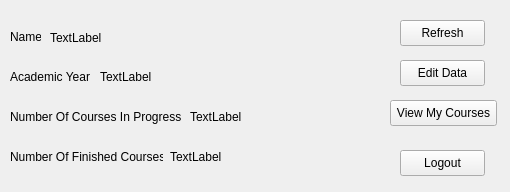
<?xml version="1.0" encoding="UTF-8"?>
<ui version="4.0">
 <class>Home</class>
 <widget class="QWidget" name="Home">
  <property name="geometry">
   <rect>
    <x>0</x>
    <y>0</y>
    <width>510</width>
    <height>192</height>
   </rect>
  </property>
  <property name="sizePolicy">
   <sizepolicy hsizetype="Fixed" vsizetype="Fixed">
    <horstretch>0</horstretch>
    <verstretch>0</verstretch>
   </sizepolicy>
  </property>
  <property name="minimumSize">
   <size>
    <width>510</width>
    <height>192</height>
   </size>
  </property>
  <property name="maximumSize">
   <size>
    <width>510</width>
    <height>192</height>
   </size>
  </property>
  <property name="windowTitle">
   <string>Home</string>
  </property>
  <widget class="QLabel" name="label">
   <property name="geometry">
    <rect>
     <x>10</x>
     <y>30</y>
     <width>31</width>
     <height>14</height>
    </rect>
   </property>
   <property name="text">
    <string>Name</string>
   </property>
  </widget>
  <widget class="QLabel" name="label_2">
   <property name="geometry">
    <rect>
     <x>10</x>
     <y>70</y>
     <width>81</width>
     <height>14</height>
    </rect>
   </property>
   <property name="text">
    <string>Academic Year</string>
   </property>
  </widget>
  <widget class="QLabel" name="label_3">
   <property name="geometry">
    <rect>
     <x>10</x>
     <y>110</y>
     <width>171</width>
     <height>14</height>
    </rect>
   </property>
   <property name="text">
    <string>Number Of Courses In Progress</string>
   </property>
  </widget>
  <widget class="QLabel" name="label_4">
   <property name="geometry">
    <rect>
     <x>10</x>
     <y>150</y>
     <width>153</width>
     <height>14</height>
    </rect>
   </property>
   <property name="text">
    <string>Number Of Finished Courses</string>
   </property>
  </widget>
  <widget class="QPushButton" name="editdata">
   <property name="geometry">
    <rect>
     <x>400</x>
     <y>60</y>
     <width>85</width>
     <height>26</height>
    </rect>
   </property>
   <property name="cursor">
    <cursorShape>PointingHandCursor</cursorShape>
   </property>
   <property name="text">
    <string>Edit Data</string>
   </property>
  </widget>
  <widget class="QPushButton" name="viewmine">
   <property name="geometry">
    <rect>
     <x>390</x>
     <y>100</y>
     <width>107</width>
     <height>26</height>
    </rect>
   </property>
   <property name="cursor">
    <cursorShape>PointingHandCursor</cursorShape>
   </property>
   <property name="text">
    <string>View My Courses</string>
   </property>
  </widget>
  <widget class="QLabel" name="label_5">
   <property name="geometry">
    <rect>
     <x>50</x>
     <y>30</y>
     <width>191</width>
     <height>16</height>
    </rect>
   </property>
   <property name="text">
    <string>TextLabel</string>
   </property>
  </widget>
  <widget class="QLabel" name="label_6">
   <property name="geometry">
    <rect>
     <x>100</x>
     <y>70</y>
     <width>54</width>
     <height>14</height>
    </rect>
   </property>
   <property name="text">
    <string>TextLabel</string>
   </property>
  </widget>
  <widget class="QLabel" name="label_7">
   <property name="geometry">
    <rect>
     <x>190</x>
     <y>110</y>
     <width>54</width>
     <height>14</height>
    </rect>
   </property>
   <property name="text">
    <string>TextLabel</string>
   </property>
  </widget>
  <widget class="QLabel" name="label_8">
   <property name="geometry">
    <rect>
     <x>170</x>
     <y>150</y>
     <width>54</width>
     <height>14</height>
    </rect>
   </property>
   <property name="text">
    <string>TextLabel</string>
   </property>
  </widget>
  <widget class="QPushButton" name="logout">
   <property name="geometry">
    <rect>
     <x>400</x>
     <y>150</y>
     <width>85</width>
     <height>26</height>
    </rect>
   </property>
   <property name="cursor">
    <cursorShape>PointingHandCursor</cursorShape>
   </property>
   <property name="text">
    <string>Logout</string>
   </property>
  </widget>
  <widget class="QPushButton" name="rfrsh">
   <property name="geometry">
    <rect>
     <x>400</x>
     <y>20</y>
     <width>85</width>
     <height>26</height>
    </rect>
   </property>
   <property name="cursor">
    <cursorShape>PointingHandCursor</cursorShape>
   </property>
   <property name="text">
    <string>Refresh</string>
   </property>
  </widget>
 </widget>
 <layoutdefault spacing="6" margin="11"/>
 <resources/>
 <connections/>
</ui>
